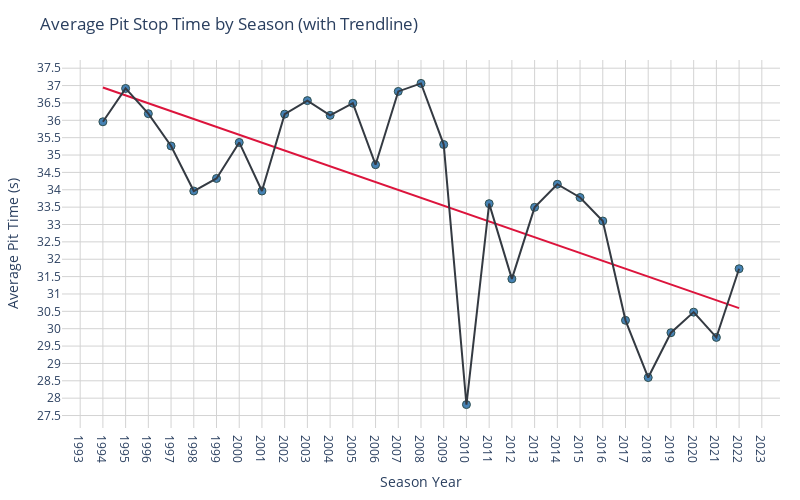

The notebook cell saved with this chart:
### Code cell
import pandas as pd
import plotly.express as px

# 1. Load & prep
df = pd.read_csv("driver_race_pit_analysis_1994_2022.csv")
df["Year"] = (
    df["raceId"]
      .str.split(pat="_", n=1)
      .str[-1]
      .astype(int)
)
df = df.dropna(subset=["pit_sec"])

# 2. Compute the mean pit time per year
yearly = (
    df
    .groupby("Year", as_index=False)["pit_sec"]
    .mean()
    .rename(columns={"pit_sec": "avg_pit_sec"})
)

# 3. Scatter + line + trendline
fig = px.scatter(
    yearly,
    x="Year",
    y="avg_pit_sec",
    trendline="ols",       # add the regression
    trendline_color_override="crimson",
    labels={
        "Year":        "Season Year",
        "avg_pit_sec": "Average Pit Time (s)"
    },
    title="Average Pit Stop Time by Season (with Trendline)",
    template="plotly_white",
    width=800,
    height=500
)

# 4. Connect the actual data points with a line
fig.add_traces(px.line(
    yearly, x="Year", y="avg_pit_sec"
).data)

# 5. Tweak markers & layout
fig.update_traces(
    selector=dict(mode="markers"),
    marker=dict(size=8, color="steelblue", line=dict(width=1, color="DarkSlateGrey"))
)
fig.update_layout(
    xaxis=dict(dtick=1, gridcolor="lightgrey"),
    yaxis=dict(dtick=0.5, gridcolor="lightgrey"),
    margin=dict(l=60, r=20, t=60, b=50)
)

fig.show()

### Figure 1 — Plotly figure (JSON) as saved in the notebook; plotly's stock layout.template omitted (floating-point values rounded to 4 significant figures)
{"data": [{"hovertemplate": "Season Year=%{x}<br>Average Pit Time (s)=%{y}<extra></extra>", "legendgroup": "", "marker": {"color": "steelblue", "line": {"color": "DarkSlateGrey", "width": 1}, "size": 8, "symbol": "circle"}, "mode": "markers", "name": "", "orientation": "v", "showlegend": false, "type": "scatter", "x": [1994, 1995, 1996, 1997, 1998, 1999, 2000, 2001, 2002, 2003, 2004, 2005, 2006, 2007, 2008, 2009, 2010, 2011, 2012, 2013, 2014, 2015, 2016, 2017, 2018, 2019, 2020, 2021, 2022], "xaxis": "x", "y": [35.96, 36.92, 36.19, 35.26, 33.96, 34.33, 35.36, 33.96, 36.18, 36.57, 36.14, 36.49, 34.72, 36.83, 37.06, 35.3, 27.81, 33.6, 31.43, 33.49, 34.16, 33.78, 33.1, 30.24, 28.59, 29.88, 30.48, 29.75, 31.73], "yaxis": "y"}, {"hovertemplate": "<b>OLS trendline</b><br>avg_pit_sec = -0.226765 * Year + 489.113<br>R<sup>2</sup>=0.514277<br><br>Season Year=%{x}<br>Average Pit Time (s)=%{y} <b>(trend)</b><extra></extra>", "legendgroup": "", "line": {"color": "crimson"}, "marker": {"color": "#636efa", "symbol": "circle"}, "mode": "lines", "name": "", "showlegend": false, "type": "scatter", "x": [1994, 1995, 1996, 1997, 1998, 1999, 2000, 2001, 2002, 2003, 2004, 2005, 2006, 2007, 2008, 2009, 2010, 2011, 2012, 2013, 2014, 2015, 2016, 2017, 2018, 2019, 2020, 2021, 2022], "xaxis": "x", "y": [36.94, 36.72, 36.49, 36.26, 36.04, 35.81, 35.58, 35.36, 35.13, 34.9, 34.68, 34.45, 34.22, 34.0, 33.77, 33.54, 33.32, 33.09, 32.86, 32.63, 32.41, 32.18, 31.95, 31.73, 31.5, 31.27, 31.05, 30.82, 30.59], "yaxis": "y"}, {"hovertemplate": "Year=%{x}<br>avg_pit_sec=%{y}<extra></extra>", "legendgroup": "", "line": {"color": "#343a42", "dash": "solid"}, "marker": {"symbol": "circle"}, "mode": "lines", "name": "", "orientation": "v", "showlegend": false, "type": "scatter", "x": [1994, 1995, 1996, 1997, 1998, 1999, 2000, 2001, 2002, 2003, 2004, 2005, 2006, 2007, 2008, 2009, 2010, 2011, 2012, 2013, 2014, 2015, 2016, 2017, 2018, 2019, 2020, 2021, 2022], "xaxis": "x", "y": [35.96, 36.92, 36.19, 35.26, 33.96, 34.33, 35.36, 33.96, 36.18, 36.57, 36.14, 36.49, 34.72, 36.83, 37.06, 35.3, 27.81, 33.6, 31.43, 33.49, 34.16, 33.78, 33.1, 30.24, 28.59, 29.88, 30.48, 29.75, 31.73], "yaxis": "y"}], "layout": {"height": 500, "legend": {"tracegroupgap": 0}, "margin": {"b": 50, "l": 60, "r": 20, "t": 60}, "title": {"text": "Average Pit Stop Time by Season (with Trendline)"}, "width": 800, "xaxis": {"anchor": "y", "domain": [0.0, 1.0], "dtick": 1, "gridcolor": "lightgrey", "title": {"text": "Season Year"}}, "yaxis": {"anchor": "x", "domain": [0.0, 1.0], "dtick": 0.5, "gridcolor": "lightgrey", "title": {"text": "Average Pit Time (s)"}}}}
